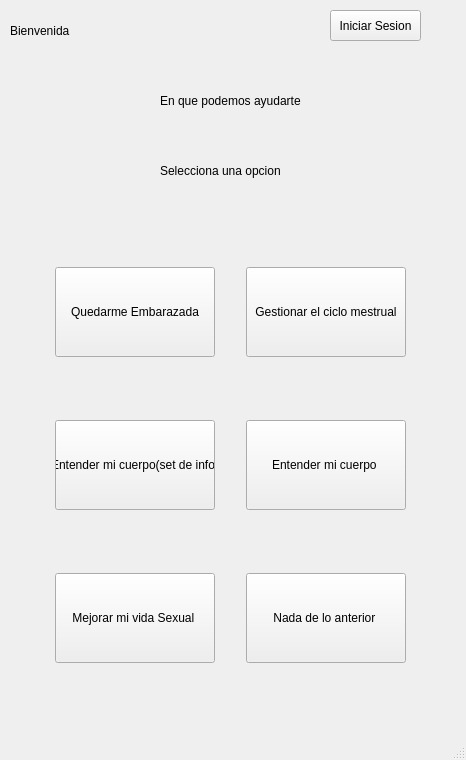
<?xml version="1.0" encoding="UTF-8"?>
<ui version="4.0">
 <class>MainWindow</class>
 <widget class="QMainWindow" name="MainWindow">
  <property name="geometry">
   <rect>
    <x>0</x>
    <y>0</y>
    <width>466</width>
    <height>760</height>
   </rect>
  </property>
  <property name="minimumSize">
   <size>
    <width>466</width>
    <height>760</height>
   </size>
  </property>
  <property name="maximumSize">
   <size>
    <width>466</width>
    <height>760</height>
   </size>
  </property>
  <property name="windowTitle">
   <string>MainWindow</string>
  </property>
  <widget class="QWidget" name="centralwidget">
   <widget class="QWidget" name="gridLayoutWidget">
    <property name="geometry">
     <rect>
      <x>30</x>
      <y>210</y>
      <width>401</width>
      <height>511</height>
     </rect>
    </property>
    <layout class="QGridLayout" name="gridLayout_2">
     <item row="0" column="1">
      <widget class="QPushButton" name="button_descifrar_flujo_2">
       <property name="minimumSize">
        <size>
         <width>160</width>
         <height>90</height>
        </size>
       </property>
       <property name="maximumSize">
        <size>
         <width>160</width>
         <height>90</height>
        </size>
       </property>
       <property name="text">
        <string>Gestionar el ciclo mestrual</string>
       </property>
      </widget>
     </item>
     <item row="1" column="1">
      <widget class="QPushButton" name="button_mejorar_vida_sexual_2">
       <property name="minimumSize">
        <size>
         <width>160</width>
         <height>90</height>
        </size>
       </property>
       <property name="maximumSize">
        <size>
         <width>160</width>
         <height>90</height>
        </size>
       </property>
       <property name="text">
        <string>Entender mi cuerpo </string>
       </property>
      </widget>
     </item>
     <item row="1" column="0">
      <widget class="QPushButton" name="button_entendermicuerpo">
       <property name="minimumSize">
        <size>
         <width>160</width>
         <height>90</height>
        </size>
       </property>
       <property name="maximumSize">
        <size>
         <width>160</width>
         <height>90</height>
        </size>
       </property>
       <property name="text">
        <string>Entender mi cuerpo(set de info)</string>
       </property>
      </widget>
     </item>
     <item row="0" column="0">
      <widget class="QPushButton" name="button_quedarme_embarazada_2">
       <property name="minimumSize">
        <size>
         <width>160</width>
         <height>90</height>
        </size>
       </property>
       <property name="maximumSize">
        <size>
         <width>160</width>
         <height>90</height>
        </size>
       </property>
       <property name="text">
        <string>Quedarme Embarazada</string>
       </property>
      </widget>
     </item>
     <item row="2" column="0">
      <widget class="QPushButton" name="button_controlar_peso_2">
       <property name="minimumSize">
        <size>
         <width>160</width>
         <height>90</height>
        </size>
       </property>
       <property name="maximumSize">
        <size>
         <width>160</width>
         <height>90</height>
        </size>
       </property>
       <property name="text">
        <string>Mejorar mi vida Sexual </string>
       </property>
      </widget>
     </item>
     <item row="2" column="1">
      <widget class="QPushButton" name="button_nada_2">
       <property name="minimumSize">
        <size>
         <width>160</width>
         <height>90</height>
        </size>
       </property>
       <property name="maximumSize">
        <size>
         <width>160</width>
         <height>90</height>
        </size>
       </property>
       <property name="text">
        <string>Nada de lo anterior </string>
       </property>
      </widget>
     </item>
    </layout>
   </widget>
   <widget class="QLabel" name="label_2">
    <property name="geometry">
     <rect>
      <x>160</x>
      <y>150</y>
      <width>121</width>
      <height>41</height>
     </rect>
    </property>
    <property name="text">
     <string>Selecciona una opcion </string>
    </property>
   </widget>
   <widget class="QPushButton" name="pushButton_9">
    <property name="geometry">
     <rect>
      <x>330</x>
      <y>10</y>
      <width>91</width>
      <height>31</height>
     </rect>
    </property>
    <property name="minimumSize">
     <size>
      <width>0</width>
      <height>0</height>
     </size>
    </property>
    <property name="maximumSize">
     <size>
      <width>160</width>
      <height>90</height>
     </size>
    </property>
    <property name="text">
     <string>Iniciar Sesion</string>
    </property>
   </widget>
   <widget class="QLabel" name="label">
    <property name="geometry">
     <rect>
      <x>160</x>
      <y>80</y>
      <width>141</width>
      <height>41</height>
     </rect>
    </property>
    <property name="text">
     <string>En que podemos ayudarte</string>
    </property>
   </widget>
   <widget class="QLabel" name="label_3">
    <property name="geometry">
     <rect>
      <x>10</x>
      <y>20</y>
      <width>91</width>
      <height>21</height>
     </rect>
    </property>
    <property name="text">
     <string>Bienvenida</string>
    </property>
   </widget>
   <widget class="QLabel" name="usernameLabel">
    <property name="geometry">
     <rect>
      <x>80</x>
      <y>20</y>
      <width>91</width>
      <height>21</height>
     </rect>
    </property>
    <property name="text">
     <string/>
    </property>
   </widget>
  </widget>
  <widget class="QStatusBar" name="statusbar"/>
 </widget>
 <resources/>
 <connections/>
</ui>
